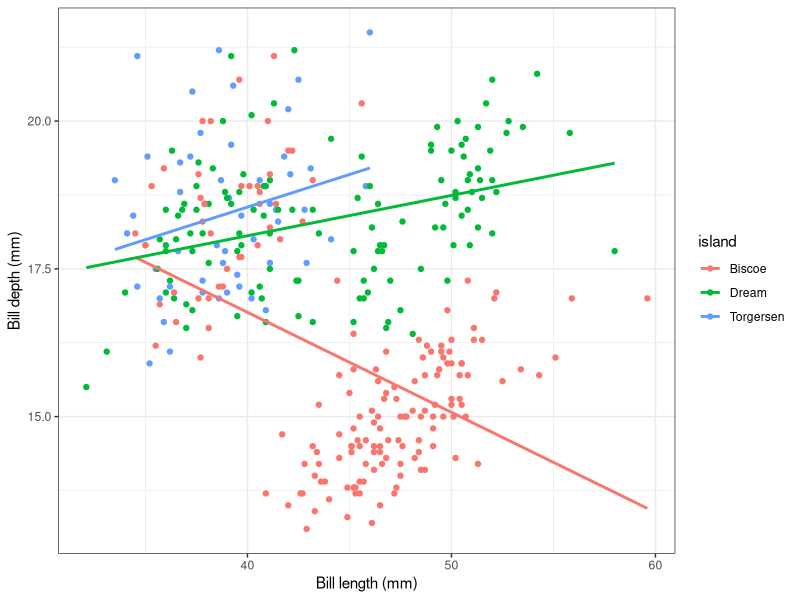
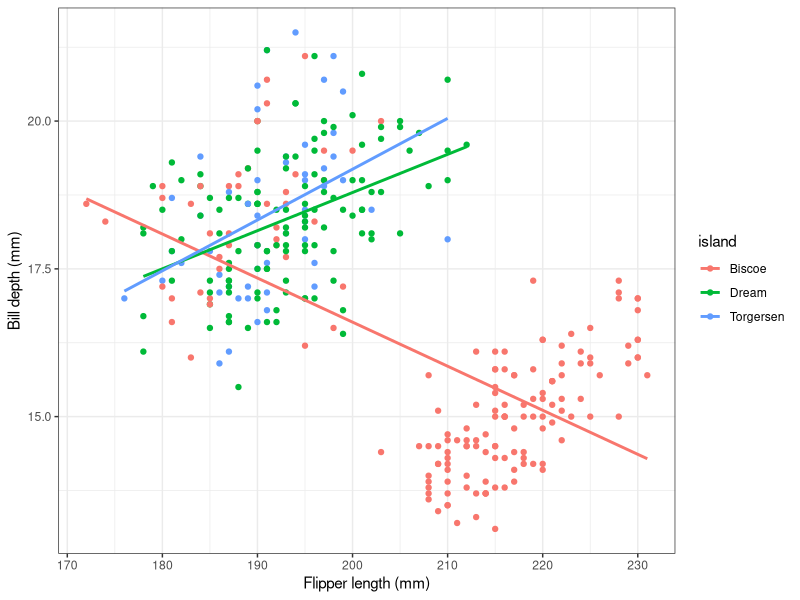

R code for these plots, in order:
## ---- chunk 1
#| label: load packages
#| include: false

library(tidyverse)

## ---- chunk 2
#| label: graphity graph graph

penguins |>
  select(bill_len, bill_dep, island) |>
  na.omit() |>
  ggplot() +
  aes(x = bill_len, y = bill_dep, color = island) +
  geom_point() +
  geom_smooth(method = "lm", se = FALSE) +
  theme_bw() +
  labs(
    x = "Bill length (mm)",
    y = "Bill depth (mm)"
  )

## ---- chunk 3
#| label: a different graph

penguins |>
  select(flipper_len, bill_dep, island) |>
  na.omit() |>
  ggplot() +
  aes(x = flipper_len, y = bill_dep, color = island) +
  geom_point() +
  geom_smooth(method = "lm", se = FALSE) +
  theme_bw() +
  labs(
    x = "Flipper length (mm)",
    y = "Bill depth (mm)"
  )

